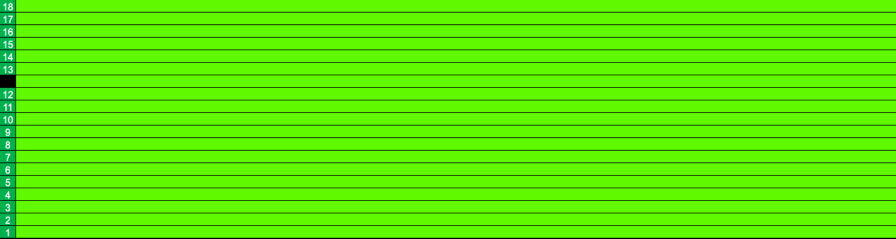
#> input picture mov/start.png, 1791 x 477 px (shown at 1/2 size)
$ python simulator.py
#> lines starting #> are read from the running program, lines starting #| are printed output that depends on the picture
### color_variation.py
class color_variation():
    def __init__(self):
        self.COLOR18 = {1: (255, 255, 255), 2: (255, 255, 255), 3: (0, 0, 0), 4: (0, 0, 0), 5: (0, 0, 255), 6: (0, 0, 255)
                    , 7: (255, 0, 0), 8: (255, 0, 0), 9: (0, 255, 255), 10: (0, 255, 255), 11: (0, 128, 0), 12: (0, 128, 0)
                    , 13: (0, 165, 255), 14: (0, 165, 255), 15: (0, 165, 255), 16: (255, 0, 255), 17: (255, 0, 255), 18: (255, 0, 255)}
        self.COLOR17 = {1: (255, 255, 255), 2: (255, 255, 255), 3: (0, 0, 0), 4: (0, 0, 0), 5: (0, 0, 255), 6: (0, 0, 255)
                    , 7: (255, 0, 0), 8: (255, 0, 0), 9: (0, 255, 255), 10: (0, 255, 255), 11: (0, 128, 0), 12: (0, 128, 0)
                    , 13: (0, 165, 255), 14: (0, 165, 255), 15: (255, 0, 255), 16: (255, 0, 255), 17: (255, 0, 255), 18: (229, 229, 229)}
        self.COLOR16 = {1: (255, 255, 255), 2: (255, 255, 255), 3: (0, 0, 0), 4: (0, 0, 0), 5: (0, 0, 255), 6: (0, 0, 255)
                    , 7: (255, 0, 0), 8: (255, 0, 0), 9: (0, 255, 255), 10: (0, 255, 255), 11: (0, 128, 0), 12: (0, 128, 0)
                    , 13: (0, 165, 255), 14: (0, 165, 255), 15: (255, 0, 255), 16: (255, 0, 255), 17: (229, 229, 229), 18: (229, 229, 229)}
        self.COLOR15 = {1: (255, 255, 255), 2: (0, 0, 0), 3: (0, 0, 0), 4: (0, 0, 255), 5: (0, 0, 255), 6: (255, 0, 0)
                    , 7: (255, 0, 0), 8: (0, 255, 255), 9: (0, 255, 255), 10: (0, 128, 0), 11: (0, 128, 0), 12: (0, 165, 255)
                    , 13: (0, 165, 255), 14: (255, 0, 255), 15: (255, 0, 255), 16: (229, 229, 229), 17: (229, 229, 229), 18: (229, 229, 229)}
        self.COLOR14 = {1: (255, 255, 255), 2: (0, 0, 0), 3: (0, 0, 255), 4: (0, 0, 255), 5: (255, 0, 0), 6: (255, 0, 0)
                    , 7: (0, 255, 255), 8: (0, 255, 255), 9: (0, 128, 0), 10: (0, 128, 0), 11: (0, 165, 255), 12: (0, 165, 255)
                    , 13: (255, 0, 255), 14: (255, 0, 255), 15: (229, 229, 229), 16: (229, 229, 229), 17: (229, 229, 229), 18: (229, 229, 229)}
        self.COLOR13 = {1: (255, 255, 255), 2: (0, 0, 0), 3: (0, 0, 255), 4: (255, 0, 0), 5: (255, 0, 0), 6: (0, 255, 255)
                    , 7: (0, 255, 255), 8: (0, 128, 0), 9: (0, 128, 0), 10: (0, 165, 255), 11: (0, 165, 255), 12: (255, 0, 255)
                    , 13: (255, 0, 255), 14: (229, 229, 229), 15: (229, 229, 229), 16: (229, 229, 229), 17: (229, 229, 229), 18: (229, 229, 229)}
        self.COLOR12 = {1: (255, 255, 255), 2: (0, 0, 0), 3: (0, 0, 255), 4: (255, 0, 0), 5: (0, 255, 255), 6: (0, 255, 255)
                    , 7: (0, 128, 0), 8: (0, 128, 0), 9: (0, 165, 255), 10: (0, 165, 255), 11: (255, 0, 255), 12: (255, 0, 255)
                    , 13: (229, 229, 229), 14: (229, 229, 229), 15: (229, 229, 229), 16: (229, 229, 229), 17: (229, 229, 229), 18: (229, 229, 229)}
        self.COLOR11 = {1: (255, 255, 255), 2: (0, 0, 0), 3: (0, 0, 255), 4: (255, 0, 0), 5: (0, 255, 255), 6: (0, 128, 0)
                    , 7: (0, 128, 0), 8: (0, 165, 255), 9: (0, 165, 255), 10: (255, 0, 255), 11: (255, 0, 255), 12: (229, 229, 229)
                    , 13: (229, 229, 229), 14: (229, 229, 229), 15: (229, 229, 229), 16: (229, 229, 229), 17: (229, 229, 229), 18: (229, 229, 229)}
        self.COLOR10 = {1: (255, 255, 255), 2: (0, 0, 0), 3: (0, 0, 255), 4: (255, 0, 0), 5: (0, 255, 255), 6: (0, 128, 0)
                    , 7: (0, 165, 255), 8: (0, 165, 255), 9: (255, 0, 255), 10: (255, 0, 255), 11: (229, 229, 229), 12: (229, 229, 229)
                    , 13: (229, 229, 229), 14: (229, 229, 229), 15: (229, 229, 229), 16: (229, 229, 229), 17: (229, 229, 229), 18: (229, 229, 229)}
        self.COLOR9 = {1: (255, 255, 255), 2: (0, 0, 0), 3: (0, 0, 255), 4: (255, 0, 0), 5: (0, 255, 255), 6: (0, 128, 0)
                    , 7: (0, 165, 255), 8: (255, 0, 255), 9: (255, 0, 255), 10: (229, 229, 229), 11: (229, 229, 229), 12: (229, 229, 229)
                    , 13: (229, 229, 229), 14: (229, 229, 229), 15: (229, 229, 229), 16: (229, 229, 229), 17: (229, 229, 229), 18: (229, 229, 229)}
        self.COLOR8 = {1: (255, 255, 255), 2: (0, 0, 0), 3: (0, 0, 255), 4: (255, 0, 0), 5: (0, 255, 255), 6: (0, 128, 0)
                    , 7: (0, 165, 255), 8: (255, 0, 255), 9: (229, 229, 229), 10: (229, 229, 229), 11: (229, 229, 229), 12: (229, 229, 229)
                    , 13: (229, 229, 229), 14: (229, 229, 229), 15: (229, 229, 229), 16: (229, 229, 229), 17: (229, 229, 229), 18: (229, 229, 229)}
        self.COLOR7 = {1: (255, 255, 255), 2: (0, 0, 0), 3: (0, 0, 255), 4: (255, 0, 0), 5: (0, 255, 255), 6: (0, 128, 0)
                    , 7: (0, 165, 255), 8: (229, 229, 229), 9: (229, 229, 229), 10: (229, 229, 229), 11: (229, 229, 229), 12: (229, 229, 229)
                    , 13: (229, 229, 229), 14: (229, 229, 229), 15: (229, 229, 229), 16: (229, 229, 229), 17: (229, 229, 229), 18: (229, 229, 229)}
        self.COLOR6 = {1: (255, 255, 255), 2: (0, 0, 0), 3: (0, 0, 255), 4: (255, 0, 0), 5: (0, 255, 255), 6: (0, 128, 0)
                    , 7: (229, 229, 229), 8: (229, 229, 229), 9: (229, 229, 229), 10: (229, 229, 229), 11: (229, 229, 229), 12: (229, 229, 229)
                    , 13: (229, 229, 229), 14: (229, 229, 229), 15: (229, 229, 229), 16: (229, 229, 229), 17: (229, 229, 229), 18: (229, 229, 229)}
        self.COLOR5 = {1: (255, 255, 255), 2: (0, 0, 0), 3: (0, 0, 255), 4: (255, 0, 0), 5: (0, 255, 255), 6: (229, 229, 229)
                    , 7: (229, 229, 229), 8: (229, 229, 229), 9: (229, 229, 229), 10: (229, 229, 229), 11: (229, 229, 229), 12: (229, 229, 229)
                    , 13: (229, 229, 229), 14: (229, 229, 229), 15: (229, 229, 229), 16: (229, 229, 229), 17: (229, 229, 229), 18: (229, 229, 229)}


### simulator.py
import os
import shutil
import cv2
import numpy as np
import glob
from moviepy.editor import ImageClip, concatenate_videoclips
from operator import attrgetter

import hourse_state
import color_variation

###############################################params######################################################
hname = ["", "アフリカンゴールド", "", "", "", "", "", "", "", "", "", "", "", "", "", "", "", ""]
vtype = ["dash", "dash", "linear", "linear", "linear", "dash", "linear", "dash", "linear", "dash", "dash", "dash", "linear", "linear", "dash", "linear", "dash", "linear"]
vtype = ["linear", "linear", "linear", "linear", "linear", "linear", "linear", "linear", "linear", "linear", "linear", "linear", "linear", "linear", "linear", "linear", "linear", "linear"]
time = [0, 128, 136, 133, 139, 125, 134, 129, 132, 130, 125, 128, 134, 139, 126, 138, 130, 136]
time = [0, 12.8, 13.6, 13.3, 13.9, 12.5, 13.4, 12.9, 13.2, 13.0, 12.5, 12.8, 13.4, 13.9, 12.6, 13.8, 13.0, 13.6]
####################################################################################################################################
class simulator():
    # [263 lines left out: functions __init__, pic_format, mkdir, angle_of_view, behavior, move and 5 more, not called in this run]

if __name__ == '__main__':
    simulator = simulator()
#> in __init__, self.start is the input picture: shape (477, 1791, 3); mean B, G, R 1.5, 233.8, 89.5
    simulator.mkdir()
    simulator.pic_format()
#> in pic_format, `rem_img = self.start[:, self.width-rem:self.width-1]`:
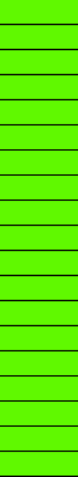
#> rem_img: shape (477, 78, 3); mean B, G, R 0, 235.2, 90.7
#> in pic_format, `block_img = self.start[:, self.width-100:self.width-1]`:
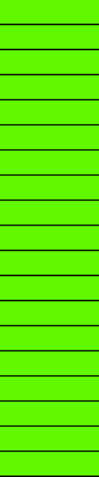
#> block_img: shape (477, 99, 3); mean B, G, R 0, 235.2, 90.7
#> in pic_format, `self.start = cv2.hconcat([self.start, rem_img])`:
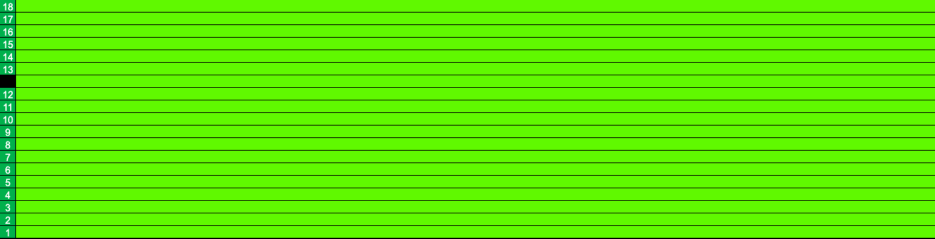
#> self.start: shape (477, 1869, 3) (shown at 1/2 size); mean B, G, R 1.5, 233.9, 89.6
#> the loop in pic_format, `for i in range(int(block)):` made 29 passes
#> pass 1, in pic_format, `self.start = cv2.hconcat([self.start, block_img])`:
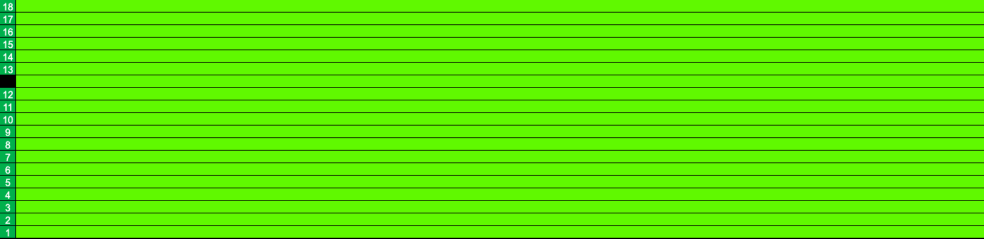
#> self.start: shape (477, 1968, 3) (shown at 1/2 size); mean B, G, R 1.4, 233.9, 89.6
#> pass 3, in pic_format, `self.start = cv2.hconcat([self.start, block_img])`:
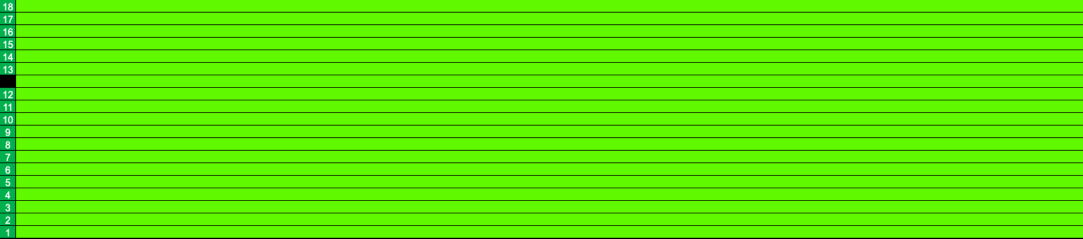
#> self.start: shape (477, 2166, 3) (shown at 1/2 size); mean B, G, R 1.3, 234, 89.7
#> after the loop in pic_format, `for i in range(int(block)):`:
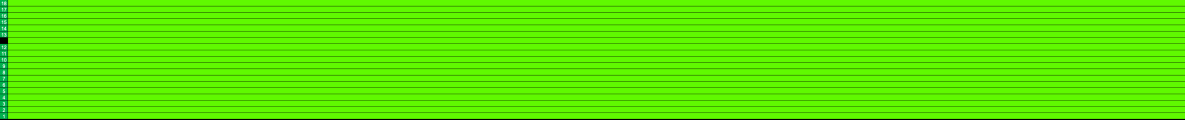
#> self.start: shape (477, 4740, 3) (shown at 1/4 size); mean B, G, R 0.6, 234.6, 90.2
#> in pic_format, `cv2.putText(self.start, text="600m", org=(x_3_3-200, 60), fontFace=cv2..`:
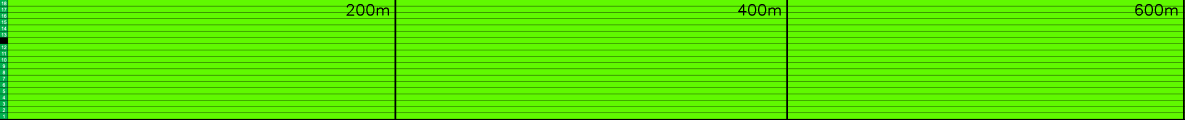
#> self.start: shape (477, 4740, 3) (shown at 1/4 size); mean B, G, R 0.6, 232.9, 89.6
#> (the run stopped early here; a loop or call above may not have finished)
